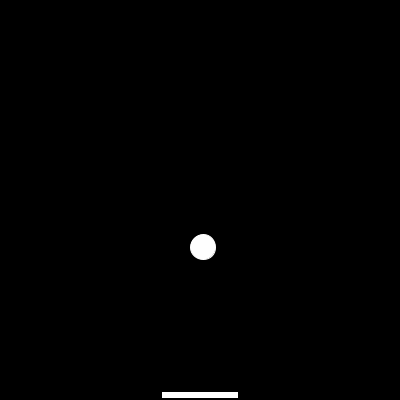
Frame 1 (no input)
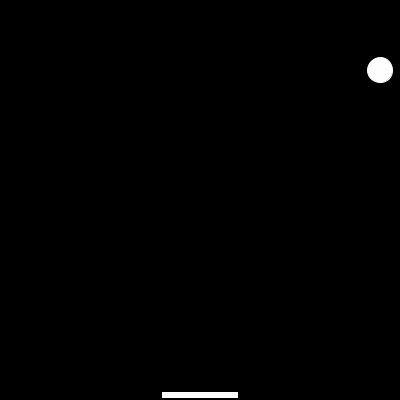
Frame 60 (the mouse pressed at the canvas centre just before this capture)
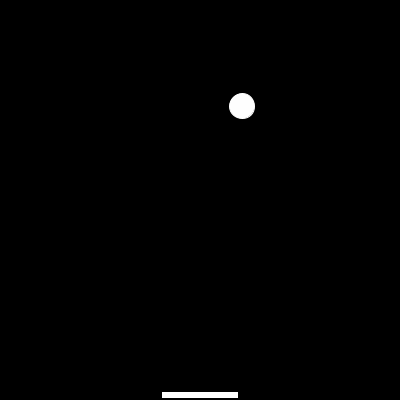
Frame 120 (the mouse held since frame 60 and released just before this capture)

The Processing sketch that drew these frames (run headless with seeded random() and noise(); from frame 60 on, the mouse is pressed at the canvas centre):

// Processing sketch: processing_83341
// ── processing_83341.pde

//Jonathan Huang, CP 1, Mods 16/17

Paddle paddle;
Ball ball;
void setup()
{
  size(400, 400);
  paddle = new Paddle();
  ball= new Ball();
}
void draw()
{
  background(0);
  paddle.show();
  paddle.keyPressed();
  ball.move();
  ball.bounce();
  ball.show();
}
class Ball
{
  int x, y;
  boolean up, right;
  Ball()
  {
    x =200;
    y =250;
    up = true;
    right = true;
  }
  void move()
  {
    if (up == true)
    {
      y = y - 3;
    }
    if (up == false)
    {
      y = y + 3;
    }
    if (right ==true)
    {
      x = x + 3;
    }
    if (right ==false)
    {
      x = x - 3;
    }
  }
  void bounce()
  {
    if (x>400)
    {
      right = false;
    }
    if (x<0)
    {
      right = true;
    }
    if (y>400)
    {
      up = true;
    }
    if (y<0)
    {
      up= false;
    }
    if (get(x, y+12) == color(254))
    {
      up=true;
    }
  }
  void show()
  {
    ellipse (x, y, 25, 25);
  }
}
class Paddle
{
  int a;
  Paddle()
  {
    a= 200;
  }
  void keyPressed()
  {
    if (keyPressed==true & (key== 'a'||key== 'A'))
    {
      a = a - 3;
    }
    else if (keyPressed==true & (key== 'd'||key== 'D'))
    {
      a = a + 3;
    }
    if (a>400)
    {
      a=0;
    }
    if (a<0)
    {
      a=400;
    }
  }
  void show()
  {
    fill(254);
    stroke(255);
    strokeWeight(1);
    rectMode(CENTER);
    rect(a, 395, 75, 5);
  }
}
